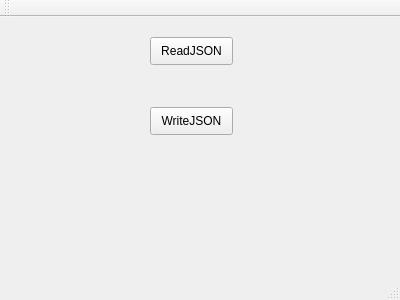
<?xml version="1.0" encoding="UTF-8"?>
<ui version="4.0">
 <class>MainWindow</class>
 <widget class="QMainWindow" name="MainWindow">
  <property name="geometry">
   <rect>
    <x>0</x>
    <y>0</y>
    <width>400</width>
    <height>300</height>
   </rect>
  </property>
  <property name="windowTitle">
   <string>MainWindow</string>
  </property>
  <widget class="QWidget" name="centralWidget">
   <widget class="QPushButton" name="ReadJSON">
    <property name="geometry">
     <rect>
      <x>150</x>
      <y>20</y>
      <width>83</width>
      <height>28</height>
     </rect>
    </property>
    <property name="text">
     <string>ReadJSON</string>
    </property>
   </widget>
   <widget class="QPushButton" name="WriteJSON">
    <property name="geometry">
     <rect>
      <x>150</x>
      <y>90</y>
      <width>83</width>
      <height>28</height>
     </rect>
    </property>
    <property name="text">
     <string>WriteJSON</string>
    </property>
   </widget>
  </widget>
  <widget class="QMenuBar" name="menuBar">
   <property name="geometry">
    <rect>
     <x>0</x>
     <y>0</y>
     <width>400</width>
     <height>25</height>
    </rect>
   </property>
  </widget>
  <widget class="QToolBar" name="mainToolBar">
   <attribute name="toolBarArea">
    <enum>TopToolBarArea</enum>
   </attribute>
   <attribute name="toolBarBreak">
    <bool>false</bool>
   </attribute>
  </widget>
  <widget class="QStatusBar" name="statusBar"/>
 </widget>
 <layoutdefault spacing="6" margin="11"/>
 <resources/>
 <connections/>
</ui>
